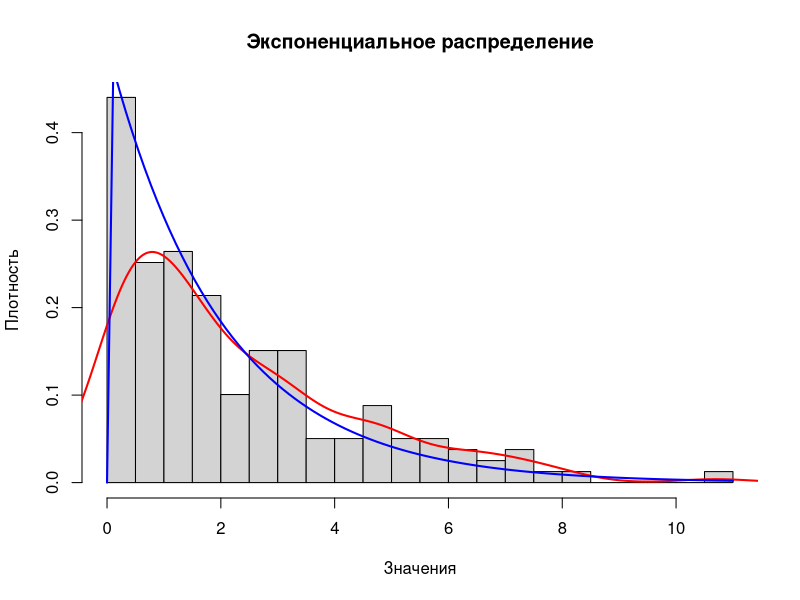
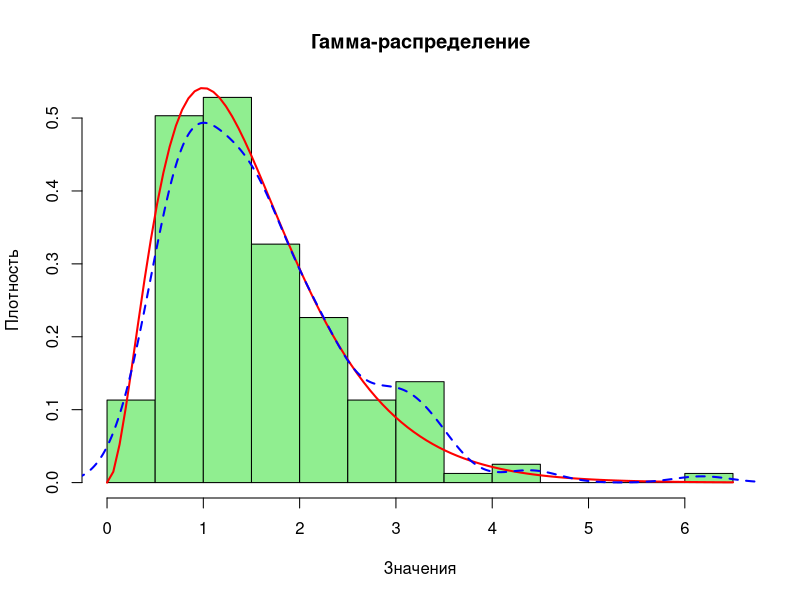

Reproduce these figures in R, in order.
#1. Сгенерировать выборки объема N (параметр N задать произвольно в диапазоне от 100 до 200) следующих распределений:
#    Экспоненциальное,
#    Гамма-распределение.
#Для каждого распределения параметры задать самостоятельно.
rm(list = ls());
N <- sample(100:200, 1); # объём выборки
lambda_exp <- 0.5  # Параметр экспоненциального распределения
exp_sample <- rexp(N, rate = lambda_exp) # выборка экспоненциального распределения
alpha_gamma <- 3  # параметр α
beta_gamma <- 2   # параметр β
gamma_sample <- rgamma(N, shape = alpha_gamma, rate = beta_gamma) # выборка гамма-распределения
#2. Построить гистограмму относительных частот и график плотности соответствующего теоретического распределения и оценки плотности.
# Гистограмма и плотность для экспоненциального распределения
hist(exp_sample, breaks = 20, freq = FALSE, main = "Экспоненциальное распределение", xlab = "Значения", ylab = "Плотность") #гистограмма
lines(density(exp_sample), col = "red", lwd = 2) # ядерная оценка плотности
curve(dexp(x, rate = lambda_exp), add = TRUE, col = "blue", lwd = 2) # теоретическая плотсность

hist(gamma_sample, freq = FALSE, breaks = 15, main = "Гамма-распределение", xlab = "Значения", ylab = "Плотность", col = "lightgreen")
curve(dgamma(x, shape = alpha_gamma, rate = beta_gamma), add = TRUE, col = "red", lwd = 2)
lines(density(gamma_sample), col = "blue", lwd = 2, lty = 2)

#3. Найти оценки числовых характеристик (выборочные среднее, дисперсию, СКО, моду, медиану, коэффициенты асимметрии и эксцесса.)
# Функция для расчета моды
get_mode <- function(x) {
  ux <- unique(x)
  ux[which.max(tabulate(match(x, ux)))]
}
gamma_mean <- mean(gamma_sample)
gamma_var <- var(gamma_sample)
gamma_sd <- sd(gamma_sample)
gamma_hist <- hist(gamma_sample, breaks = 15, plot = FALSE)
gamma_mode <- get_mode(gamma_sample)
gamma_median <- median(gamma_sample)
#gamma_skewness <- skewness(gamma_sample)
#gamma_kurtosis <- kurtosis(gamma_sample)

cat("\nОценки числовых характеристик:\n")
cat(paste("  Выборочное среднее:", round(gamma_mean, 4), "\n"))
cat(paste("  Выборочная дисперсия:", round(gamma_var, 4), "\n"))
cat(paste("  СКО:", round(gamma_sd, 4), "\n"))
cat(paste("  Мода (оценка):", round(gamma_mode, 4), "\n"))
cat(paste("  Медиана:", round(gamma_median, 4), "\n"))
#cat(paste("  Коэффициент асимметрии:", round(gamma_skewness, 4), "\n"))
#cat(paste("  Коэффициент эксцесса:", round(gamma_kurtosis, 4), "\n"))

exp_mean <- mean(exp_sample)
exp_var <- var(exp_sample)
exp_sd <- sd(exp_sample)
exp_mode <- get_mode(exp_sample)
exp_median <- median(exp_sample)
#exp_skewness <- moments::skewness(exp_sample)
#exp_kurtosis <- moments::kurtosis(exp_sample)

cat(paste("  Выборочное среднее:", round(exp_mean, 4), "\n"))
cat(paste("  Выборочная дисперсия:", round(exp_var, 4), "\n"))
cat(paste("  СКО:", round(exp_sd, 4), "\n"))
cat(paste("  Мода (оценка):", round(exp_mode, 4), "\n"))
cat(paste("  Медиана:", round(exp_median, 4), "\n"))
#cat(paste("  Коэффициент асимметрии:", round(exp_skewness, 4), "\n"))
#cat(paste("  Коэффициент эксцесса:", round(exp_kurtosis, 4), "\n"))

#4. Найти теоретические мат ожидание и дисперсию при заданных параметрах. Сравнить найденные точечные оценки с теоретическими характеристиками.
# Экспоненциальное распределение
theoretical_exp_mean <- 1 / lambda_exp
theoretical_exp_var <- 1 / lambda_exp^2
# Гамма-распределение
theoretical_gamma_mean <- alpha_gamma / beta_gamma
theoretical_gamma_var <- alpha_gamma / beta_gamma^2

cat("Экспоненциальное распределение:\n")
cat("Теоретическое среднее:", theoretical_exp_mean, "Выборочное среднее:", exp_mean, "\n")
cat("Теоретическая дисперсия:", theoretical_exp_var, "Выборочная дисперсия:", exp_var, "\n")

cat("Гамма-распределение:\n")
cat("Теоретическое среднее:", theoretical_gamma_mean, "Выборочное среднее:", gamma_mean, "\n")
cat("Теоретическая дисперсия:", theoretical_gamma_var, "Выборочная дисперсия:", gamma_var, "\n")
#5. Найти оценки параметров соответствующего распределения.
# Оценка параметра λ (метод моментов)
lambda_est <- 1 / exp_mean
cat(paste("Оценка параметра λ (метод моментов):", round(lambda_est, 4)), "\n")
cat(paste("Заданное значение λ:", lambda_exp))
#Оценка параметров гамма-распределения
beta_est <- gamma_mean / gamma_var
alpha_est <- gamma_mean * beta_est

cat(paste("\nОценка параметров (метод моментов):"))
cat(paste("\n  α:", round(alpha_est, 4)))
cat(paste("\n  β:", round(beta_est, 4)))
cat(paste("\nЗаданные значения: α =", alpha_gamma, ", β =", beta_gamma))
#6. Проверить гипотезу о виде распределения с помощью критерия хи-квадрат
# Проверка гипотезы о виде распределения с помощью критерия χ2
breaks_exp <- quantile(exp_sample, probs = seq(0, 1, length.out = 8))
breaks_exp[1] <- 0
breaks_exp[length(breaks_exp)] <- max(exp_sample) + 0.1

obs_exp <- hist(exp_sample, breaks = breaks_exp, plot = FALSE)$counts

# Теоретические вероятности для экспоненциального распределения
probs_exp <- pexp(breaks_exp[-1], rate = lambda_exp) - 
  pexp(breaks_exp[-length(breaks_exp)], rate = lambda_exp)
exp_freq_exp <- probs_exp * N

# Объединяем категории с ожидаемой частотой < 5
valid_exp <- exp_freq_exp >= 5
if (sum(valid_exp) < 2) {
  cat("\nСлишком мало категорий с ожидаемой частотой >= 5. Критерий χ2 не применяется.\n")
} else {
  obs_exp_final <- obs_exp[valid_exp]
  exp_exp_final <- exp_freq_exp[valid_exp]
  
  chi2_stat_exp <- sum((obs_exp_final - exp_exp_final)^2 / exp_exp_final)
  df_exp <- length(obs_exp_final) - 1 - 1  
  p_value_exp <- 1 - pchisq(chi2_stat_exp, df_exp)
  
  cat("\nПроверка гипотезы о виде распределения (критерий χ2):\n")
  cat(paste("  Статистика χ2:", round(chi2_stat_exp, 4), "\n"))
  cat(paste("  Число степеней свободы:", df_exp, "\n"))
  cat(paste("  p-значение:", round(p_value_exp, 4), "\n"))
  
  if (p_value_exp > 0.05) {
    cat("  Результат: Нет оснований отвергнуть гипотезу о экспоненциальном распределении (p > 0.05)\n")
  } else {
    cat("  Результат: Гипотеза о экспоненциальном распределении отвергается (p <= 0.05)\n")
  }
}
# Проверка гипотезы о виде распределения с помощью критерия χ2
breaks_gamma <- quantile(gamma_sample, probs = seq(0, 1, length.out = 8))
breaks_gamma[1] <- 0
breaks_gamma[length(breaks_gamma)] <- max(gamma_sample) + 0.1

obs_gamma <- hist(gamma_sample, breaks = breaks_gamma, plot = FALSE)$counts

# Теоретические вероятности для гамма-распределения
probs_gamma <- pgamma(breaks_gamma[-1], shape = alpha_gamma, rate = beta_gamma) - 
  pgamma(breaks_gamma[-length(breaks_gamma)], shape = alpha_gamma, rate = beta_gamma)
exp_freq_gamma <- probs_gamma * N

valid_gamma <- exp_freq_gamma >= 5
if (sum(valid_gamma) < 2) {
  cat("\nСлишком мало категорий с ожидаемой частотой >= 5. Критерий χ2 не применяется.\n")
} else {
  obs_gamma_final <- obs_gamma[valid_gamma]
  exp_gamma_final <- exp_freq_gamma[valid_gamma]
  
  chi2_stat_gamma <- sum((obs_gamma_final - exp_gamma_final)^2 / exp_gamma_final)
  df_gamma <- length(obs_gamma_final) - 1 - 2
  p_value_gamma <- 1 - pchisq(chi2_stat_gamma, df_gamma)
  
  cat("\nПроверка гипотезы о виде распределения (критерий χ2):\n")
  cat(paste("  Статистика χ2:", round(chi2_stat_gamma, 4), "\n"))
  cat(paste("  Число степеней свободы:", df_gamma, "\n"))
  cat(paste("  p-значение:", round(p_value_gamma, 4), "\n"))
  
  if (p_value_gamma > 0.05) {
    cat("  Результат: Нет оснований отвергнуть гипотезу о гамма-распределении (p > 0.05)\n")
  } else {
    cat("  Результат: Гипотеза о гамма-распределении отвергается (p <= 0.05)\n")
  }
}
